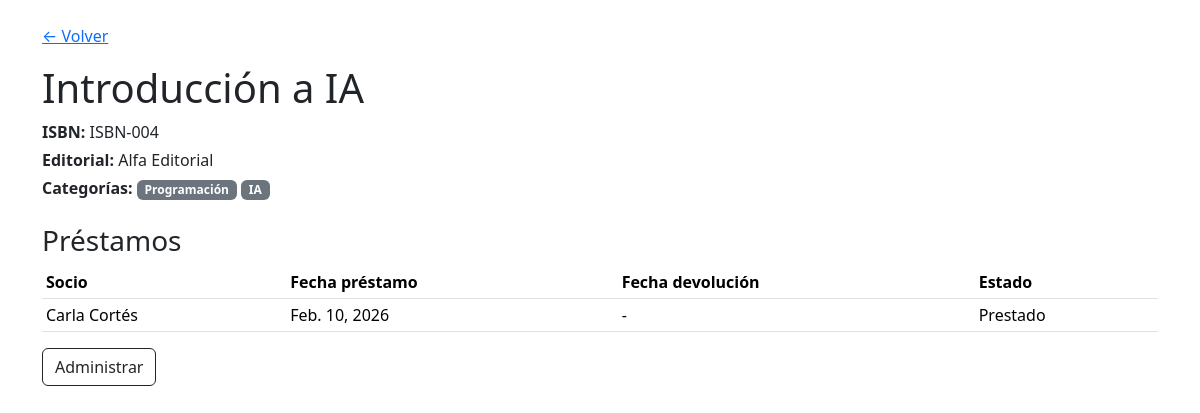
/libros/4/, run on the app's committed database.
### biblioteca/models.py (models this page shows, shortened)
class Libro(models.Model):
    titulo = models.CharField(max_length=160)
    isbn = models.CharField(max_length=20, unique=True)
    anio_publicacion = models.PositiveIntegerField(validators=[MinValueValidator(1)])
    editorial = models.ForeignKey(Editorial, on_delete=models.PROTECT, related_name="libros")
    categorias = models.ManyToManyField(Categoria, blank=True, related_name="libros")
    socios = models.ManyToManyField(Socio, through="Prestamo",
related_name="libros_prestados")

class Editorial(models.Model):
    nombre = models.CharField(max_length=120, unique=True)

class Categoria(models.Model):
    nombre = models.CharField(max_length=80, unique=True)

class Prestamo(models.Model):
    ESTADOS = (
        ("PRESTADO", "Prestado"),
        ("DEVUELTO", "Devuelto"),
        ("ATRASADO", "Atrasado"),
    )
    socio = models.ForeignKey(Socio, on_delete=models.CASCADE, related_name="prestamos")
    libro = models.ForeignKey(Libro, on_delete=models.CASCADE, related_name="prestamos")
    fecha_prestamo = models.DateField()
    fecha_devolucion = models.DateField(null=True, blank=True)
    estado = models.CharField(max_length=10, choices=ESTADOS, default="PRESTADO")
    class Meta:
        constraints = [
            models.UniqueConstraint(
                fields=["socio", "libro", "fecha_prestamo"],
                name="uq_prestamo_socio_libro_fecha",
            )
        ]

class Socio(models.Model):
    user = models.OneToOneField(User, on_delete=models.CASCADE, related_name="socio")
    rut = models.CharField(max_length=12, unique=True)
    telefono = models.CharField(max_length=20, blank=True, default="")

### biblioteca/views.py (the view)
# urls.py: path("libros/<int:libro_id>/", views.detalle_libro, name="detalle_libro"),
def detalle_libro(request, libro_id):
    libro = (
        Libro.objects
        .select_related("editorial")
        .prefetch_related("categorias", "prestamos__socio__user")
        .get(id=libro_id)
    )
    prestamos = libro.prestamos.all().order_by("-fecha_prestamo")
    return render(request, "detalle_libro.html", {"libro": libro, "prestamos":
prestamos})

### biblioteca/templates/detalle_libro.html (shortened to what this page needs)
<!doctype html>
<html lang="es">
<head>
    <link href="https://cdn.jsdelivr.net/npm/bootstrap@5.3.3/dist/css/bootstrap.min.css"rel="stylesheet">
</head>
<body class="container py-4">
    <a href="{% url 'biblioteca:lista_libros' %}">&larr; Volver</a>
    <h1 class="mt-3">{{ libro.titulo }}</h1>
    <p class="mb-1"><strong>ISBN:</strong> {{ libro.isbn }}</p>
    <p class="mb-1"><strong>Editorial:</strong> {{ libro.editorial.nombre }}</p>
    <p class="mb-3">
        <strong>Categorías:</strong>
        {% for c in libro.categorias.all %}
            <span class="badge text-bg-secondary">{{ c.nombre }}</span>
        {% empty %}
            <span class="text-muted">Sin categorías</span>
        {% endfor %}
    </p>
    <h3 class="mt-4">Préstamos</h3>
    <table class="table table-sm">
        <thead>
            <tr>
                <th>Socio</th>
                <th>Fecha préstamo</th>
                <th>Fecha devolución</th>
                <th>Estado</th>
            </tr>
        </thead>
        <tbody>
            {% for p in prestamos %}
            <tr>
                <td>{{ p.socio.user.get_full_name|default:p.socio.user.username }}</td>
                <td>{{ p.fecha_prestamo }}</td>
                <td>{{ p.fecha_devolucion|default:"-" }}</td>
                <td>{{ p.get_estado_display }}</td>
            </tr>
        {% empty %}
            <tr><td colspan="4" class="text-muted">Sin préstamos registrados</td></tr>
        {% endfor %}
    </tbody>
</table>
    <a href="/admin/" class="btn btn-outline-dark">Administrar</a>
</body>
</html>

### data on the page
Libro: titulo "Introducción a IA", isbn "ISBN-004", editorial.nombre "Alfa Editorial"
Categoria: nombre "Programación"
Categoria: nombre "IA"
Prestamo: socio.user.get_full_name "Carla Cortés", fecha_prestamo "Feb. 10, 2026", fecha_devolucion "-", estado "Prestado"
